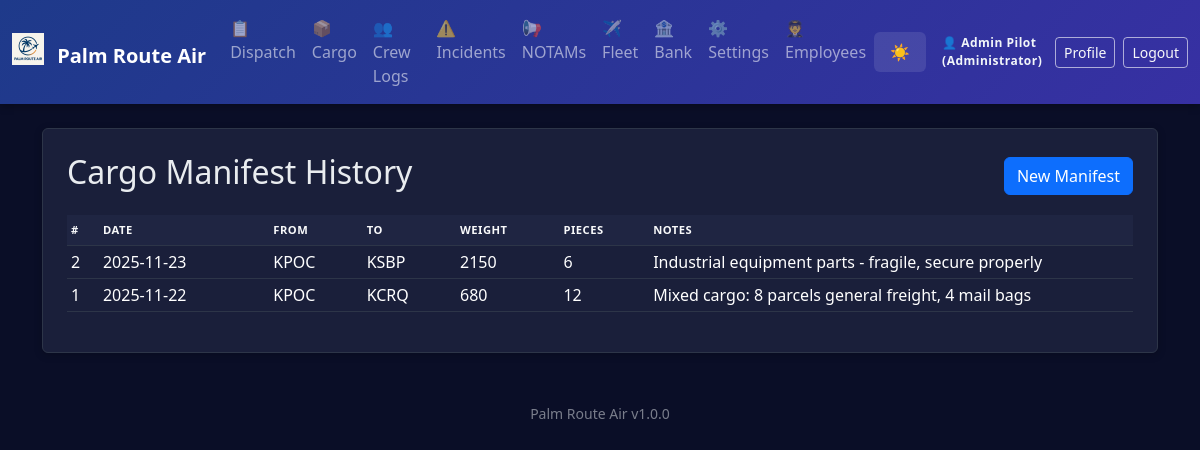
/cargo/history (signed in), run on the app's committed database.
### app.py (models this page shows, shortened)
class AppSettings(db.Model):
    id = db.Column(db.Integer, primary_key=True)
    company_name = db.Column(db.String(100), default='Palm Route Air')
    logo_filename = db.Column(db.String(120))  # stored in static/logos/
    difficulty = db.Column(db.String(20), default='Normal')  # Easy, Normal, Hard, Realistic
    realism_fuel_variance = db.Column(db.Float, default=0.05)  # ±5% revenue jitter
    realism_destination_penalty = db.Column(db.Float, default=0.25)  # 25% penalty for missed destination
    currency_symbol = db.Column(db.String(5), default='$')
    distance_unit = db.Column(db.String(10), default='NM')  # NM or KM
    weight_unit = db.Column(db.String(10), default='lbs')  # lbs or kg
    show_workflow_help = db.Column(db.Integer, default=1)  # 1 = show, 0 = hide

class Employee(db.Model):
    id = db.Column(db.Integer, primary_key=True)
    name = db.Column(db.String(100), nullable=False)
    email = db.Column(db.String(120), unique=True)
    role = db.Column(db.String(50), default='Pilot')
    hire_date = db.Column(db.Date, default=datetime.date.today)
    active = db.Column(db.Integer, default=1)
    password_hash = db.Column(db.String(255))

class CargoManifest(db.Model):
    id = db.Column(db.Integer, primary_key=True)
    date = db.Column(db.String(20))
    departure = db.Column(db.String(10))
    arrival = db.Column(db.String(10))
    total_weight = db.Column(db.String(20))
    pieces = db.Column(db.String(10))
    notes = db.Column(db.Text)
    dispatch_release_id = db.Column(db.Integer, db.ForeignKey('dispatch_release.id'))
    signoffs = db.relationship('CargoManifestSignOff', backref='manifest', lazy='dynamic')

### app.py (the view)
@app.route('/cargo/history')
@login_required
def cargo_history():
    manifests = CargoManifest.query.order_by(CargoManifest.id.desc()).all()
    return render_template('cargo_history.html', manifests=manifests)

### app.py (called while the page is built)
def login_required(f):
    @wraps(f)
    def wrapper(*args, **kwargs):
        if not session.get('employee_id'):
            flash('Login required.', 'error')
            return redirect(url_for('login'))
        return f(*args, **kwargs)
    return wrapper

@app.before_request
def enforce_login_globally():
    public_endpoints = {'login', 'logout', 'static'}
    if request.endpoint in public_endpoints or request.endpoint is None:
        return
    if not session.get('employee_id'):
        return redirect(url_for('login'))

@app.context_processor
def inject_settings():
    try:
        settings = AppSettings.query.first()
        if not settings:
            settings = AppSettings(company_name='Palm Route Air')
    except:
        settings = None
    current_employee = None
    if session.get('employee_id'):
        current_employee = Employee.query.get(session['employee_id'])
    return dict(app_settings=settings, app_version=APP_VERSION, current_employee=current_employee)

### templates/cargo_history.html
{% extends 'base.html' %}
{% block content %}
<div class="p-4 bg-white rounded shadow-sm">
  <div class="d-flex justify-content-between align-items-center mb-3">
    <h2>Cargo Manifest History</h2>
    <a href="{{ url_for('cargo') }}" class="btn btn-primary">New Manifest</a>
  </div>
  {% if manifests %}
  <div class="table-responsive">
    <table class="table table-sm table-hover align-middle">
      <thead class="pra-thead">
        <tr>
          <th>#</th>
          <th>Date</th>
          <th>From</th>
          <th>To</th>
          <th>Weight</th>
          <th>Pieces</th>
          <th>Notes</th>
        </tr>
      </thead>
      <tbody>
        {% for m in manifests %}
        <tr class="clickable-row" onclick="window.location='{{ url_for('cargo_detail', id=m.id) }}'">
          <td>{{ m.id }}</td>
          <td>{{ m.date }}</td>
          <td>{{ m.departure }}</td>
          <td>{{ m.arrival }}</td>
          <td>{{ m.total_weight }}</td>
          <td>{{ m.pieces }}</td>
          <td style="max-width: 260px; white-space: nowrap; overflow: hidden; text-overflow: ellipsis;">{{ m.notes }}</td>
        </tr>
        {% endfor %}
      </tbody>
    </table>
  </div>
  {% else %}
  <p class="text-muted">No cargo manifests saved yet.</p>
  {% endif %}
</div>
{% endblock %}

### templates/base.html (shortened to what this page needs)
<!doctype html>
<html lang="en" data-bs-theme="dark">
  <head>
    <link href="https://cdn.jsdelivr.net/npm/bootstrap@5.3.3/dist/css/bootstrap.min.css" rel="stylesheet">
  </head>
  <body>
    <nav class="navbar navbar-expand-lg navbar-dark mb-4">
      <div class="container-fluid">
        <a class="navbar-brand fw-bold" href="{{ url_for('index') }}">
          {% if app_settings and app_settings.logo_filename %}
            <img src="{{ url_for('static', filename='logos/' + app_settings.logo_filename) }}" height="32" class="me-2" style="vertical-align: -0.125em;" alt="Logo">
          {% endif %}
          {{ app_settings.company_name if app_settings else 'Palm Route Air' }}
        </a>
        <div class="collapse navbar-collapse" id="navbarNav">
          <ul class="navbar-nav me-auto">
            <li class="nav-item"><a class="nav-link" href="{{ url_for('dispatch_history') }}">📋 Dispatch</a></li>
            <li class="nav-item"><a class="nav-link" href="{{ url_for('cargo_history') }}">📦 Cargo</a></li>
            <li class="nav-item"><a class="nav-link" href="{{ url_for('crew_history') }}">👥 Crew Logs</a></li>
            <li class="nav-item"><a class="nav-link" href="{{ url_for('incident_history') }}">⚠️ Incidents</a></li>
            <li class="nav-item"><a class="nav-link" href="{{ url_for('notams_history') }}">📢 NOTAMs</a></li>
            <li class="nav-item"><a class="nav-link" href="{{ url_for('fleet_history') }}">✈️ Fleet</a></li>
            <li class="nav-item"><a class="nav-link" href="{{ url_for('economy_ledger') }}">🏦 Bank</a></li>
            <li class="nav-item"><a class="nav-link" href="{{ url_for('settings') }}">⚙️ Settings</a></li>
            {% if current_employee and current_employee.role in ['Manager','Administrator'] %}
            <li class="nav-item"><a class="nav-link" href="{{ url_for('employees') }}">🧑‍✈️ Employees</a></li>
            {% endif %}
          </ul>
          <button class="theme-toggle text-white" onclick="toggleTheme()" title="Toggle theme">
            <span id="theme-icon">🌙</span>
          </button>
          <div class="ms-3 d-flex align-items-center auth-actions">
            {% if current_employee %}
              <span class="auth-user-text me-2">👤 {{ current_employee.name }} ({{ current_employee.role }})</span>
              <a href="{{ url_for('profile') }}" class="btn btn-outline-light btn-sm me-2" title="View Profile">Profile</a>
              <a href="{{ url_for('logout') }}" class="btn btn-outline-light btn-sm" title="Logout">Logout</a>
            {% else %}
              <a href="{{ url_for('login') }}" class="btn btn-outline-light btn-sm" title="Employee Login">Login</a>
            {% endif %}
          </div>
        </div>
      </div>
    </nav>
    <main class="container mb-5">
      {% block content %}{% endblock %}
    </main>
    <footer class="container text-center pb-3">
      <small class="text-muted">{{ app_settings.company_name if app_settings else 'Palm Route Air' }} {{ app_version }}</small>
    </footer>
  </body>
</html>

### templates/base.html (style rules this page uses)
:root { --pra-primary: #0d6efd; --pra-secondary: #6c757d; --pra-success: #198754; --pra-danger: #dc3545; --pra-warning: #ffc107; --pra-info: #0dcaf0; --pra-thead-bg-light: #e9ecef; --pra-thead-color-light: #212529; --pra-thead-bg-dark: #1f2542; --pra-thead-color-dark: #f8f9fa; }
[data-bs-theme="dark"] { --bs-body-bg: #0a0e27; --bs-body-color: #e9ecef; --bs-card-bg: #1a1f3a; --bs-border-color: #2d3548; --bs-emphasis-color: #ffffff; }
body { background: var(--bs-body-bg); color: var(--bs-body-color); transition: background-color 0.3s ease, color 0.3s ease; }
.bg-white, .bg-light { background-color: var(--bs-card-bg) !important; border-color: var(--bs-border-color); }
.navbar { background: linear-gradient(135deg, #1e3a8a 0%, #3730a3 100%) !important; box-shadow: 0 2px 8px rgba(0,0,0,0.3); }
[data-bs-theme="dark"] .navbar .btn-outline-light { border-color: rgba(255,255,255,0.6) !important; }
.auth-actions .btn { transition: background-color .15s, color .15s; }
.auth-user-text { font-size: .75rem; font-weight: 600; letter-spacing: .5px; }
[data-bs-theme="dark"] .auth-user-text { color: #f1f5f9; }
.card, .shadow-sm, .rounded.shadow-sm { background-color: var(--bs-card-bg); border: 1px solid var(--bs-border-color); box-shadow: 0 2px 8px rgba(0,0,0,0.2) !important; }
.table { --bs-table-bg: transparent; --bs-table-striped-bg: rgba(255,255,255,0.02); --bs-table-hover-bg: rgba(255,255,255,0.04); }
.pra-thead th { font-size: .70rem; text-transform: uppercase; letter-spacing: .5px; font-weight: 600; padding-top: .4rem; padding-bottom: .4rem; border-bottom: 1px solid var(--bs-border-color) !important; }
[data-bs-theme="dark"] .pra-thead th { background-color: var(--pra-thead-bg-dark); color: var(--pra-thead-color-dark); }
.theme-toggle { cursor: pointer; padding: 0.5rem 1rem; border: none; background: rgba(255,255,255,0.1); border-radius: 0.375rem; transition: background 0.2s; }
.clickable-row { cursor: pointer; transition: background-color .15s; }
.text-muted { opacity: 0.7; }

### data on the page
AppSettings: logo_filename (picture), company_name "Palm Route Air"
Employee: name "Admin Pilot", role "Administrator"
CargoManifest: id "2", date "2025-11-23", departure "KPOC", arrival "KSBP", total_weight "2150", pieces "6", notes "Industrial equipment parts - fragile, secure properly"
CargoManifest: id "1", date "2025-11-22", departure "KPOC", arrival "KCRQ", total_weight "680", pieces "12", notes "Mixed cargo: 8 parcels general freight, 4 mail bags"

### other printed values
{{ app_version }} "v1.0.0"
